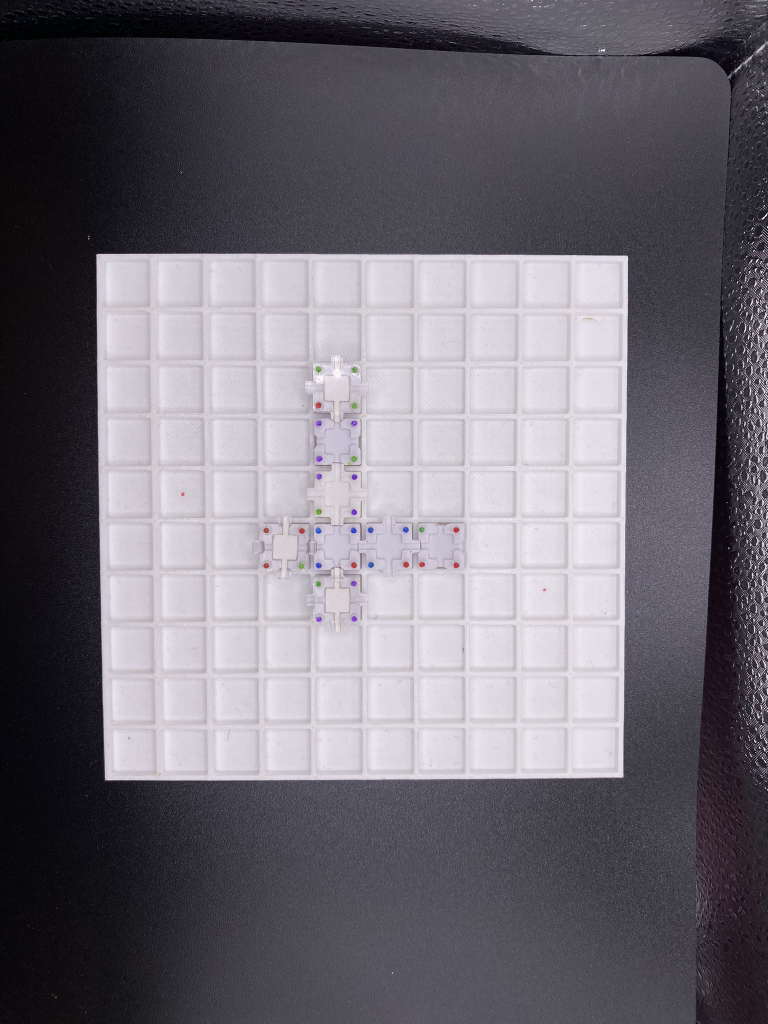
#> input picture data/New_images_022624/IMG_5514.JPEG, 1536 x 2048 px, found by its file name (shown at 1/2 size)
$ python test.py
#> lines starting #> are read from the running program, lines starting #| are printed output that depends on the picture
import time
import cv2 as cv
import numpy as np

time1 = time.time()
file = r"data\New_images_022624\IMG_5514.JPEG"
img = cv.imread(file)
#> img is the input picture: shape (2048, 1536, 3); mean B, G, R 116.6, 108.5, 112
img = cv.resize(img, (0, 0), fx=0.5, fy=0.5)
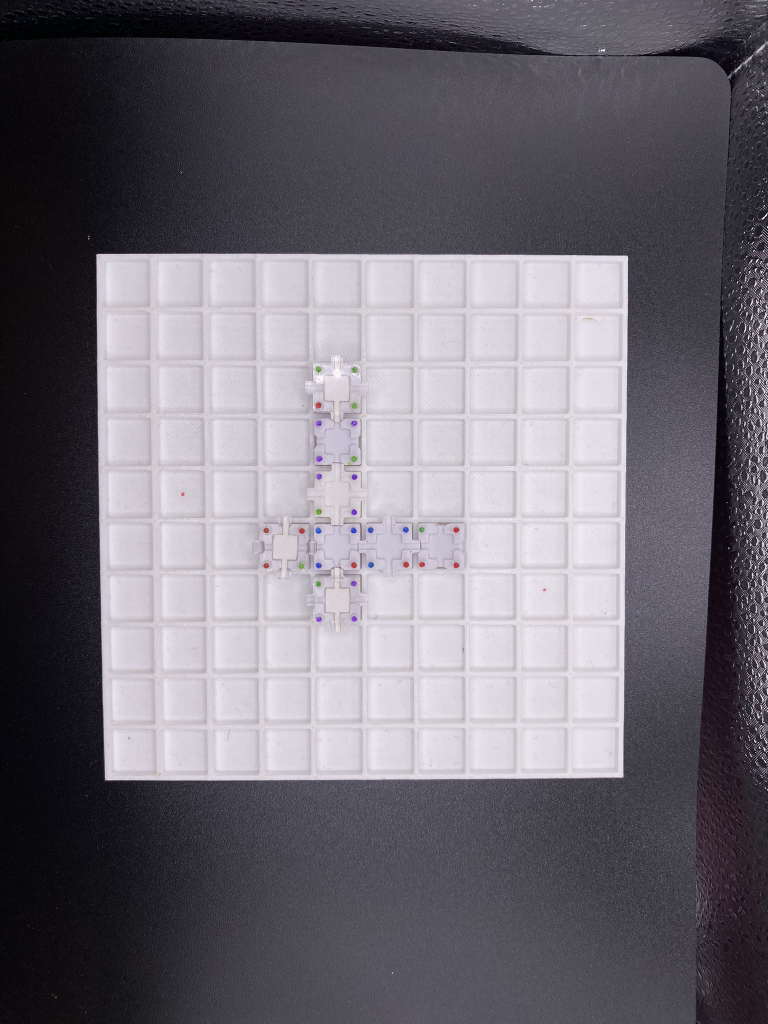
#> img: shape (1024, 768, 3); mean B, G, R 116.8, 108.6, 112.2

# APPLYING MORPHOLOGICAL TRANSFORMATIONS TO HIGHLIGHT THE GRID
# Note: This part is done on CPU, consider using GPU for morphological operations if your OpenCV version supports it
kernel = cv.getStructuringElement(cv.MORPH_ELLIPSE, (5, 5))
img = cv.morphologyEx(img, cv.MORPH_OPEN, kernel, iterations=3)
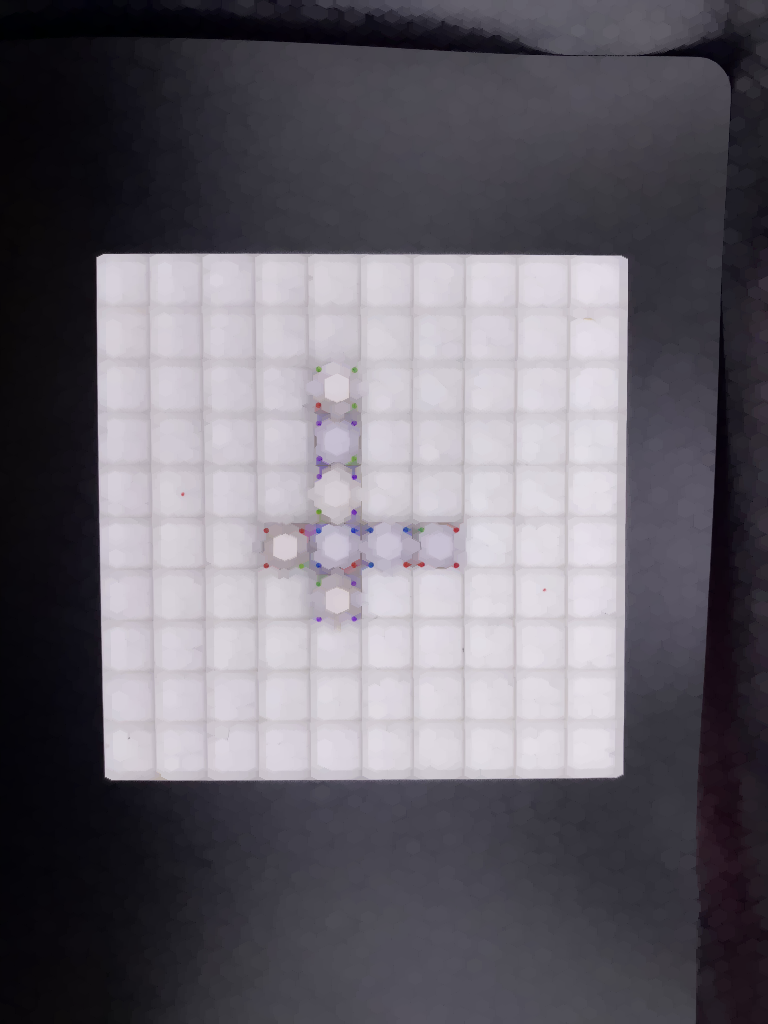
#> img: shape (1024, 768, 3); mean B, G, R 107.6, 99.5, 103

# Uploading the image to GPU memory for further processing
gpu_img = cv.cuda_GpuMat()
#> (the run stopped early here; a loop or call above may not have finished)

$ run again, with data/New_images_022624/IMG_5509.JPEG copied over data/New_images_022624/IMG_5514.JPEG
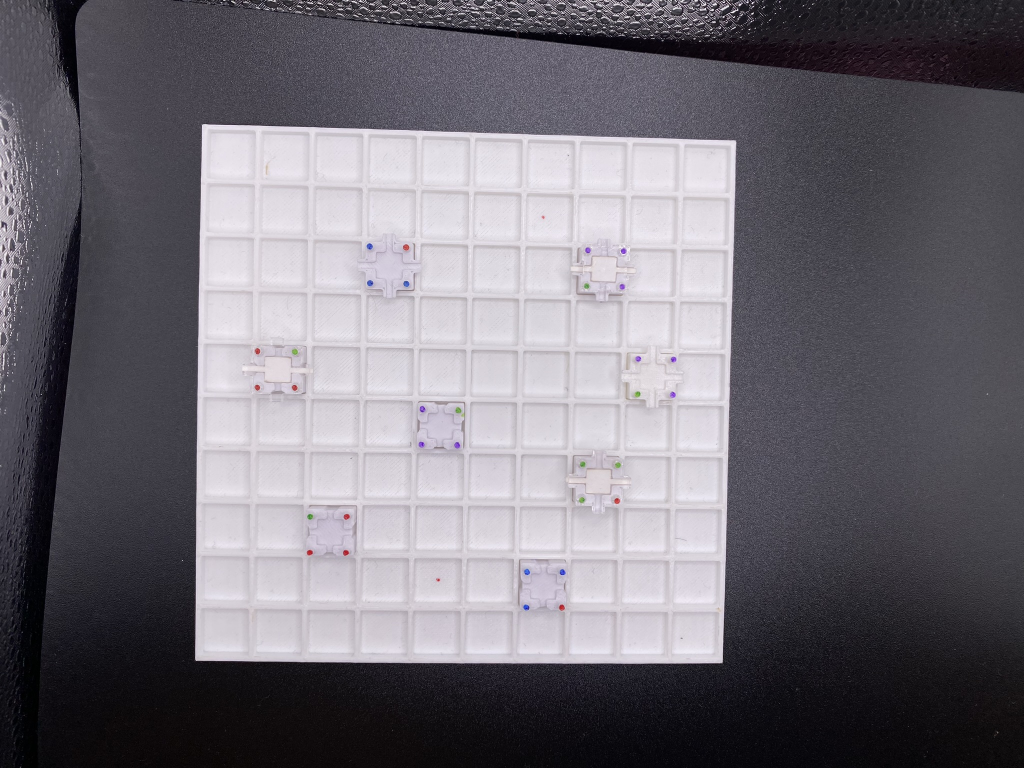
#> input picture data/New_images_022624/IMG_5509.JPEG, 2048 x 1536 px, found by its file name (shown at 1/2 size)
#> img is the input picture: shape (1536, 2048, 3); mean B, G, R 118.4, 110.8, 114.2
#> `img = cv.resize(img, (0, 0), fx=0.5, fy=0.5)`:
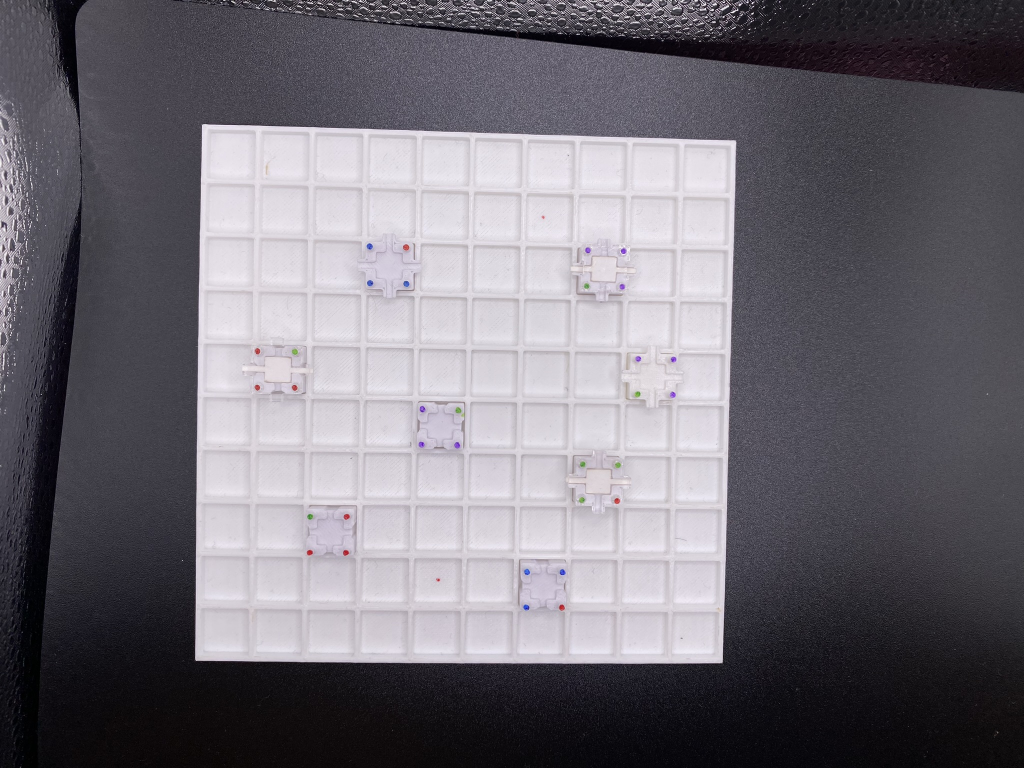
#> img: shape (768, 1024, 3); mean B, G, R 118.6, 111, 114.4
#> `img = cv.morphologyEx(img, cv.MORPH_OPEN, kernel, iterations=3)`:
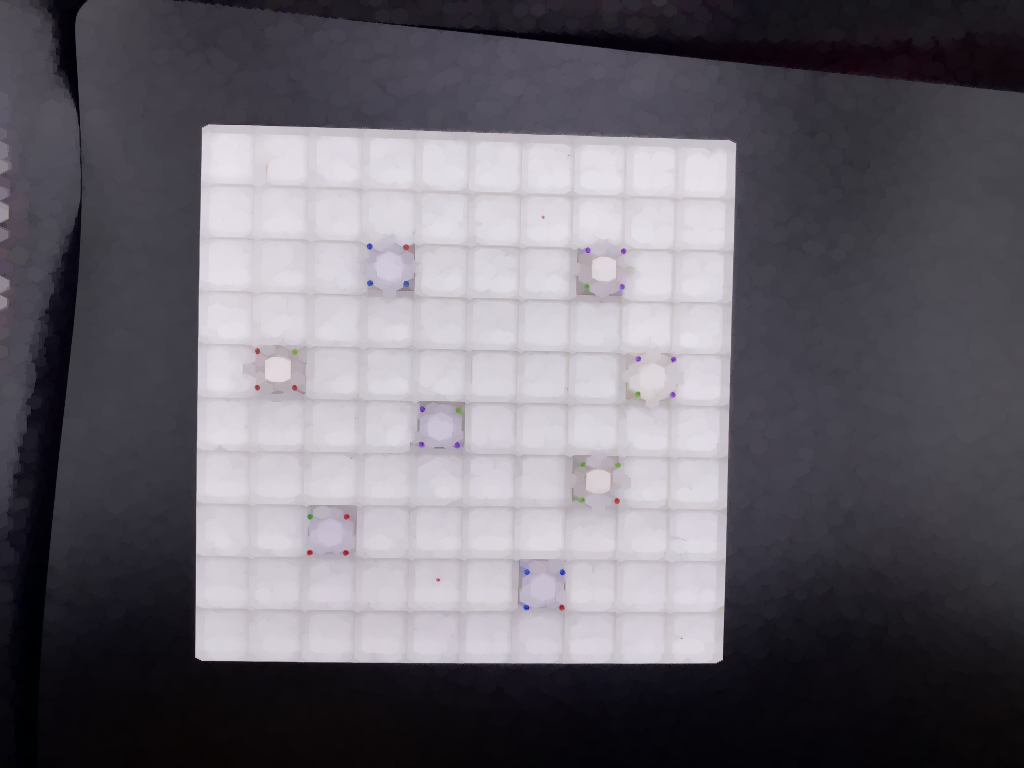
#> img: shape (768, 1024, 3); mean B, G, R 108.6, 101, 104.4

$ run again, with data/New_images_022624/IMG_5510.JPEG copied over data/New_images_022624/IMG_5514.JPEG
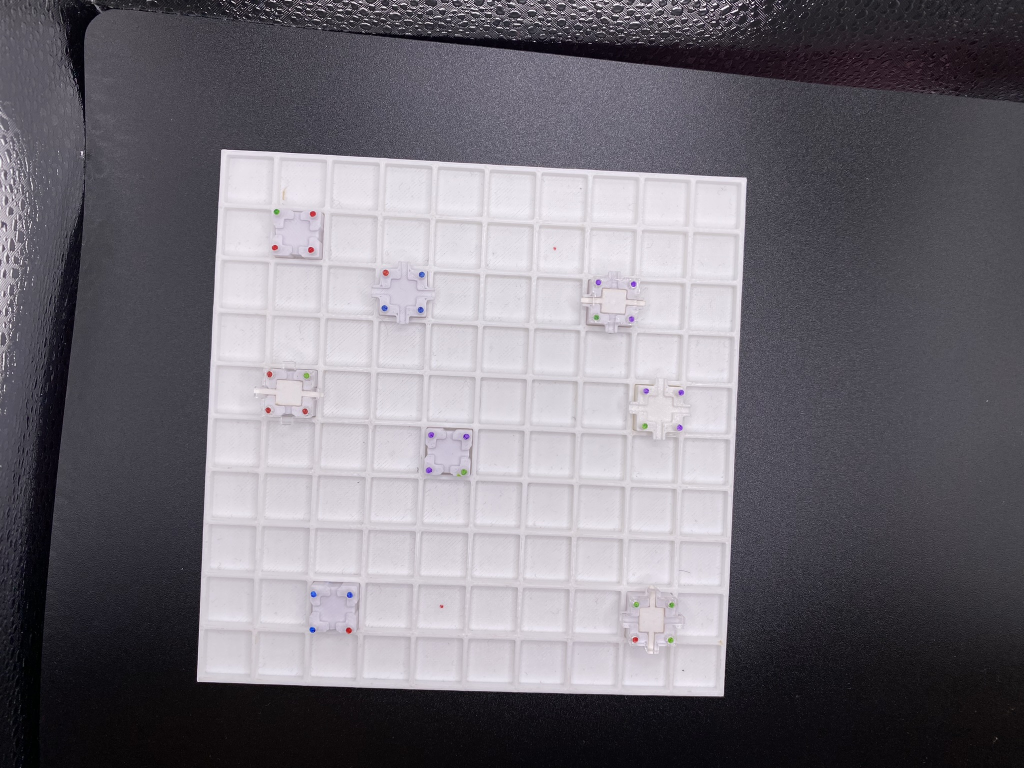
#> input picture data/New_images_022624/IMG_5510.JPEG, 2048 x 1536 px, found by its file name (shown at 1/2 size)
#> img is the input picture: shape (1536, 2048, 3); mean B, G, R 119, 111.5, 114.9
#> `img = cv.resize(img, (0, 0), fx=0.5, fy=0.5)`:
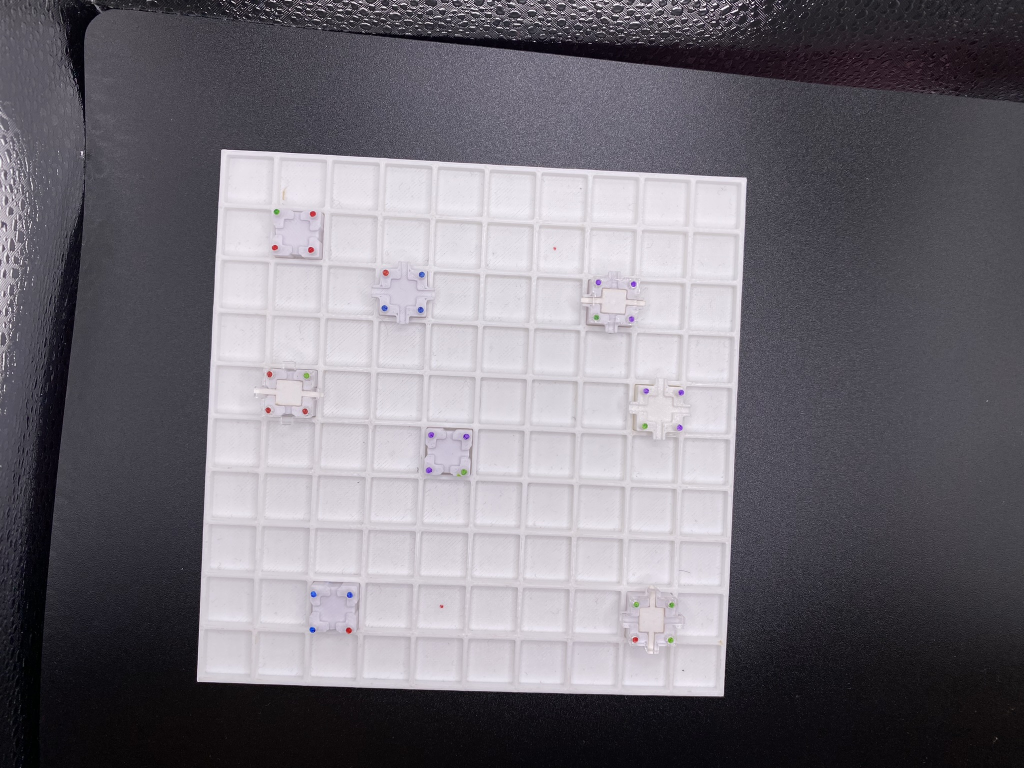
#> img: shape (768, 1024, 3); mean B, G, R 119.1, 111.6, 115
#> `img = cv.morphologyEx(img, cv.MORPH_OPEN, kernel, iterations=3)`:
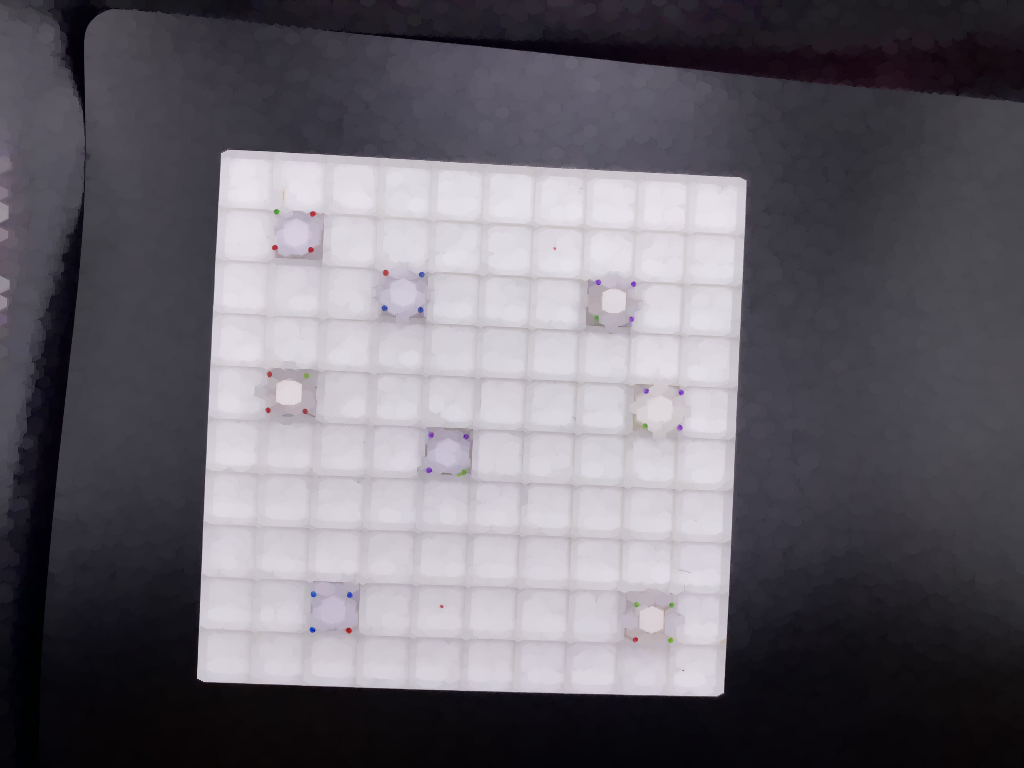
#> img: shape (768, 1024, 3); mean B, G, R 108.9, 101.4, 104.8
